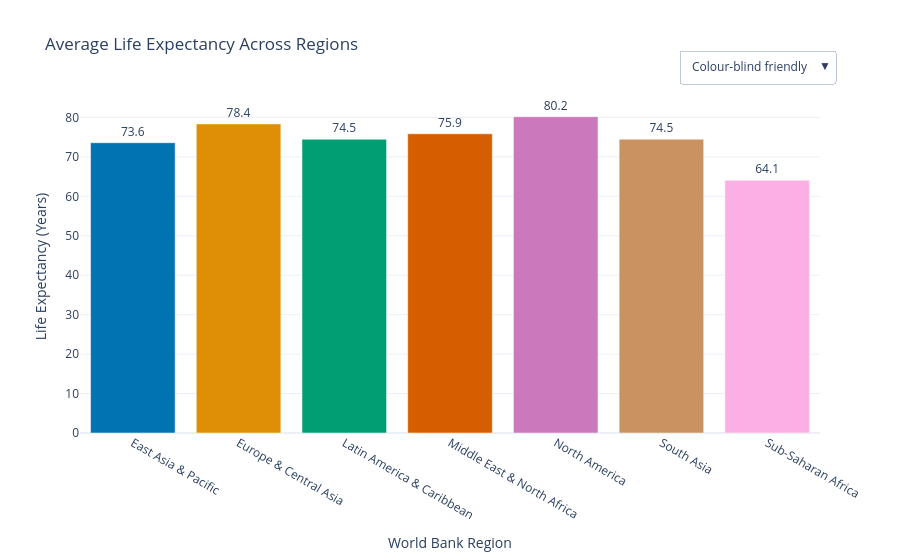

Here is the notebook cell this chart was saved with:
### Markdown cell above
# Part 4 — Task 5: Interactive Palette Switching

### Code cell
import plotly.graph_objects as go
import seaborn as sns

palettes = {
    "Colour-blind friendly": "colorblind",
    "Set2": "Set2",
    "Viridis": "viridis",
    "Dark2": "Dark2"
}

buttons = []

for label, palette in palettes.items():

    colors = sns.color_palette(
        palette,
        n_colors=len(regional_data)
    ).as_hex()

    buttons.append(dict(
        label=label,
        method="restyle",
        args=[{"marker.color": [colors]}]
    ))

# Initial palette
initial_colors = sns.color_palette(
    "colorblind",
    n_colors=len(regional_data)
).as_hex()

fig = go.Figure()

fig.add_trace(go.Bar(
    x=regional_data["region"],
    y=regional_data["life_expectancy"],
    marker_color=initial_colors,
    text=regional_data["life_expectancy"].round(1),
    textposition="outside"
))

fig.update_layout(
    title="Average Life Expectancy Across Regions",
    xaxis_title="World Bank Region",
    yaxis_title="Life Expectancy (Years)",
    template="plotly_white",
    updatemenus=[dict(
        buttons=buttons,
        direction="down",
        showactive=True,
        x=1.02,
        y=1.15
    )]
)

fig.show()

fig.write_html("figures/p4_palette_switcher.html")

### Figure 1 — Plotly figure (JSON) as saved in the notebook; plotly's stock layout.template omitted (floating-point values rounded to 4 significant figures)
{"data": [{"marker": {"color": ["#0173b2", "#de8f05", "#029e73", "#d55e00", "#cc78bc", "#ca9161", "#fbafe4"]}, "text": [73.6, 78.4, 74.5, 75.9, 80.2, 74.5, 64.1], "textposition": "outside", "type": "bar", "x": ["East Asia & Pacific", "Europe & Central Asia", "Latin America & Caribbean", "Middle East & North Africa", "North America", "South Asia", "Sub-Saharan Africa"], "y": [73.59, 78.36, 74.48, 75.86, 80.2, 74.48, 64.09]}], "layout": {"title": {"text": "Average Life Expectancy Across Regions"}, "updatemenus": [{"buttons": [{"args": [{"marker.color": [["#0173b2", "#de8f05", "#029e73", "#d55e00", "#cc78bc", "#ca9161", "#fbafe4"]]}], "label": "Colour-blind friendly", "method": "restyle"}, {"args": [{"marker.color": [["#66c2a5", "#fc8d62", "#8da0cb", "#e78ac3", "#a6d854", "#ffd92f", "#e5c494"]]}], "label": "Set2", "method": "restyle"}, {"args": [{"marker.color": [["#472d7b", "#3b528b", "#2c728e", "#21918c", "#28ae80", "#5ec962", "#addc30"]]}], "label": "Viridis", "method": "restyle"}, {"args": [{"marker.color": [["#1b9e77", "#d95f02", "#7570b3", "#e7298a", "#66a61e", "#e6ab02", "#a6761d"]]}], "label": "Dark2", "method": "restyle"}], "direction": "down", "showactive": true, "x": 1.02, "y": 1.15}], "xaxis": {"title": {"text": "World Bank Region"}}, "yaxis": {"title": {"text": "Life Expectancy (Years)"}}}}
